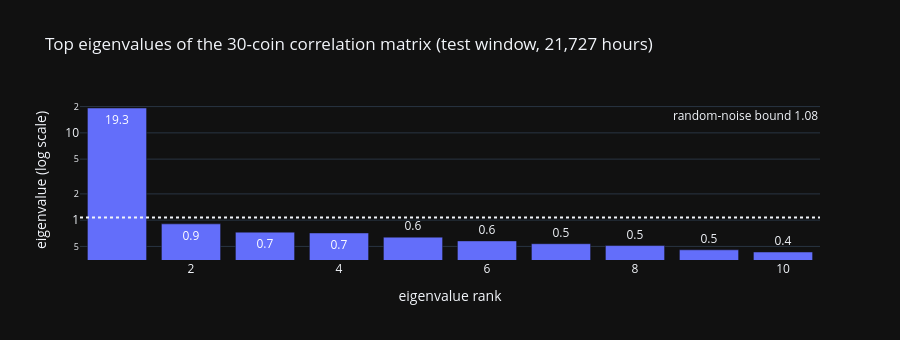

The cell this chart's notebook holds for it:
### Markdown cell above
## 1. The Market Mode

Eigenvalues of the correlation matrix (test window). If returns were independent noise, every eigenvalue would lie
below the random-matrix (Marchenko–Pastur) bound; eigenvalues above it are real structure.

### Code cell
Rt = r.loc[w0:w1].dropna()
C = Rt.corr().to_numpy()
eig = np.linalg.eigvalsh(C)[::-1]
mp = (1 + np.sqrt(C.shape[0] / len(Rt))) ** 2
fig = px.bar(x=np.arange(1, 11), y=eig[:10], text=[f"{v:.1f}" for v in eig[:10]], log_y=True,
             labels={"x": "eigenvalue rank", "y": "eigenvalue (log scale)"},
             title=f"Top eigenvalues of the 30-coin correlation matrix (test window, {len(Rt):,} hours)")
fig.add_hline(y=mp, line_dash="dot", annotation_text=f"random-noise bound {mp:.2f}")
fig.update_layout(height=340)
fig.show()
print(f"Largest eigenvalue = {eig[0]:.1f} of {C.shape[0]} → the market mode explains {eig[0] / C.shape[0]:.0%} of all variance; "
      f"{int((eig > mp).sum())} eigenvalues are above the noise bound.")

### Figure 1 — Plotly figure (JSON) as saved in the notebook; plotly's stock layout.template omitted (floating-point values rounded to 4 significant figures)
{"data": [{"hovertemplate": "eigenvalue rank=%{x}<br>eigenvalue (log scale)=%{y}<br>text=%{text}<extra></extra>", "legendgroup": "", "marker": {"color": "#636efa", "pattern": {"shape": ""}}, "name": "", "orientation": "v", "showlegend": false, "text": ["19.3", "0.9", "0.7", "0.7", "0.6", "0.6", "0.5", "0.5", "0.5", "0.4"], "textposition": "auto", "type": "bar", "x": [1, 2, 3, 4, 5, 6, 7, 8, 9, 10], "xaxis": "x", "y": [19.27, 0.9068, 0.729, 0.7137, 0.6389, 0.5786, 0.537, 0.5115, 0.4572, 0.4316], "yaxis": "y"}], "layout": {"annotations": [{"showarrow": false, "text": "random-noise bound 1.08", "x": 1, "xanchor": "right", "xref": "x domain", "y": 1.076, "yanchor": "bottom", "yref": "y"}], "barmode": "relative", "height": 340, "legend": {"tracegroupgap": 0}, "shapes": [{"line": {"dash": "dot"}, "type": "line", "x0": 0, "x1": 1, "xref": "x domain", "y0": 1.076, "y1": 1.076, "yref": "y"}], "title": {"text": "Top eigenvalues of the 30-coin correlation matrix (test window, 21,727 hours)"}, "xaxis": {"anchor": "y", "domain": [0.0, 1.0], "title": {"text": "eigenvalue rank"}}, "yaxis": {"anchor": "x", "domain": [0.0, 1.0], "title": {"text": "eigenvalue (log scale)"}, "type": "log"}}}
